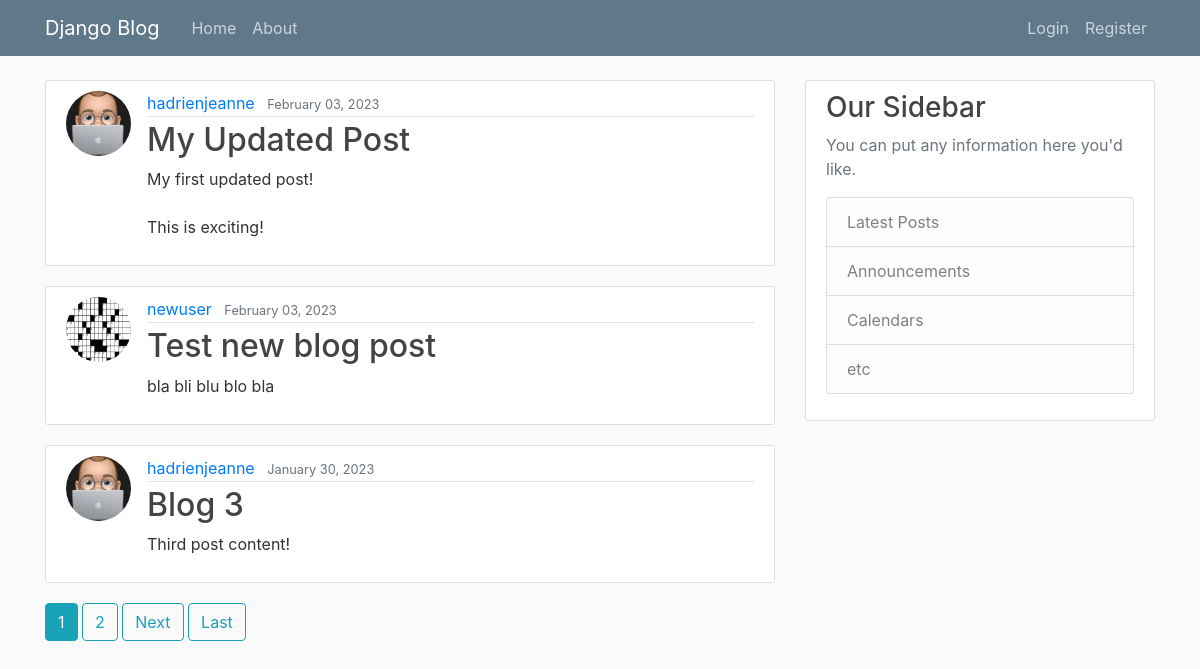
The page / on the database its author committed.
### blog/models.py (models this page shows, shortened)
class Post(models.Model):
    title = models.CharField(max_length=100)
    content = models.TextField()
    date_posted = models.DateTimeField(default=timezone.now)
    author = models.ForeignKey(User, on_delete=models.CASCADE)

### users/models.py (models this page shows, shortened)
class Profile(models.Model):
    user = models.OneToOneField(User, on_delete=models.CASCADE)
    image = models.ImageField(default='default.jpg', upload_to='profile_pics')

### blog/views.py (the view)
# urls.py: path('', PostListView.as_view(), name='blog-home'),
class PostListView(ListView):
    model = Post
    template_name = 'blog/home.html' # by default <app>/<model>_<viewtype>.html
    context_object_name = 'posts'
    ordering = ['-date_posted']
    paginate_by = 3

### blog/templates/blog/home.html (shortened to what this page needs)
{% extends "blog/base.html" %}
{% block content%}
    {% for post in posts %}
        <article class="media content-section">
            <img class="rounded-circle article-img" src="{{post.author.profile.image.url}}" />
            <div class="media-body">
            <div class="article-metadata">
                <a class="mr-2" href="#">{{ post.author }}</a>
                <small class="text-muted">{{ post.date_posted|date:"F d, Y" }}</small>
            </div>
            <h2><a class="article-title" href="{% url 'post-detail' post.id %}">{{ post.title }}</a></h2>
            <p class="article-content">{{ post.content }}</p>
            </div>
        </article>
    {% endfor %}
    {% if is_paginated %}
        {% for num in page_obj.paginator.page_range %}
            {% if page_obj.number == num %}
                <a href="?page={{ num }}" class="btn btn-info mb-4">{{ num }}</a>
            {% elif num > page_obj.number|add:'-3' and num < page_obj.number|add:'3' %}
                <a href="?page={{ num }}" class="btn btn-outline-info mb-4">{{ num }}</a>
            {% endif %}
        {% endfor %}
        {% if page_obj.has_next %}
        <a href="?page={{ page_obj.next_page_number }}" class="btn btn-outline-info mb-4">Next</a>
        <a href="?page={{ page_obj.paginator.num_pages }}" class="btn btn-outline-info mb-4">Last</a>
        {% endif %}
    {% endif %}
{% endblock content %}

### blog/static/blog/main.css (style rules this page uses)
body { background: #fafafa; color: #333333; margin-top: 5rem; }
h1, h2, h3, h4, h5, h6 { color: #444444; }
.content-section { background: #ffffff; padding: 10px 20px; border: 1px solid #dddddd; border-radius: 3px; margin-bottom: 20px; }
.article-title { color: #444444; }
.article-content { white-space: pre-line; }
.article-img { height: 65px; width: 65px; margin-right: 16px; }
.article-metadata { padding-bottom: 1px; margin-bottom: 4px; border-bottom: 1px solid #e3e3e3 }

### rows shown on the page
Post: author.profile.image (placeholder picture), author "hadrienjeanne", date_posted "February 03, 2023", title "My Updated Post", content "My first updated post! This is exciting!"
Post: author.profile.image (picture), author "newuser", date_posted "February 03, 2023", title "Test new blog post", content "bla bli blu blo bla"
Post: author.profile.image (placeholder picture), author "hadrienjeanne", date_posted "January 30, 2023", title "Blog 3", content "Third post content!"

### other values the page prints
{{ num }} "1"
{{ num }} "2"
